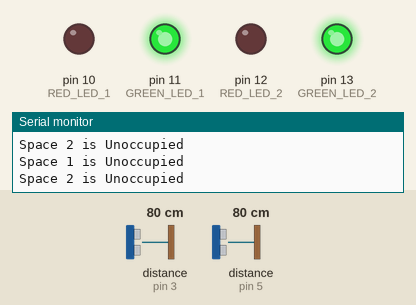
The sketch below on a simulated Arduino Uno, built with avr-gcc and run on an emulated ATmega328P. Parts: output pins drawn as LEDs (lit = HIGH), the last lines printed to the serial monitor. Wiring (inferred from the names in the program): 2 × ultrasonic range finder: trigger pin 2, echo pin 3 / trigger pin 4, echo pin 5. The test bench sets the inputs (shaded band); at power-on: distance to the obstacle (sensors on pin 3, pin 5) 80 cm. The echo pulse lasts 58.3 µs per cm; pins used as bus, display or sensor lines are not drawn.

Above: at 1.3 s.
1.4 s: distance to the obstacle (sensor on pin 3) set to 13 cm
2.9 s: distance to the obstacle (sensor on pin 3) set to 10 cm
At 3.8 s:
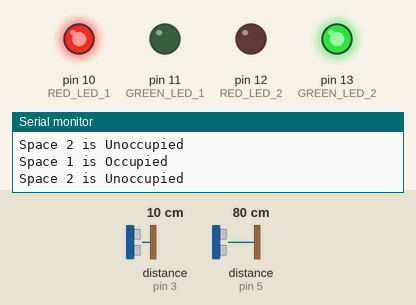
4.5 s: distance to the obstacle (sensor on pin 5) set to 13 cm
7.5 s: distance to the obstacle (sensor on pin 5) set to 10 cm
At 8.7 s:
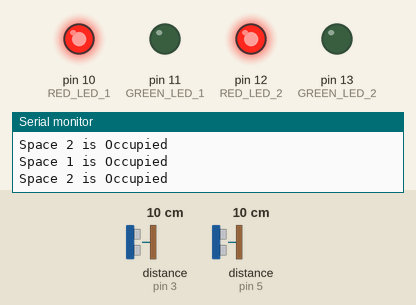
9.0 s: distance to the obstacle (sensor on pin 3) set to 18 cm
At 10.1 s:
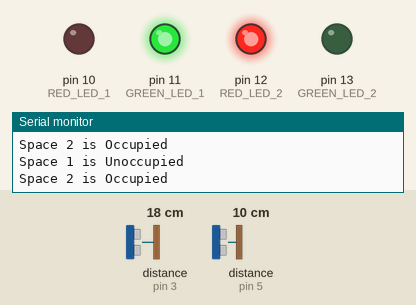
10.6 s: distance to the obstacle (sensor on pin 3) set to 2 cm
At 11.6 s:
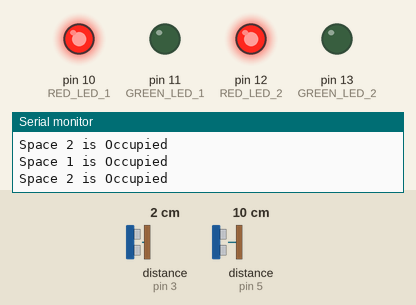
Timing chart, 0 to 13.1 s (numbered marks = the images above; inputs shaded):
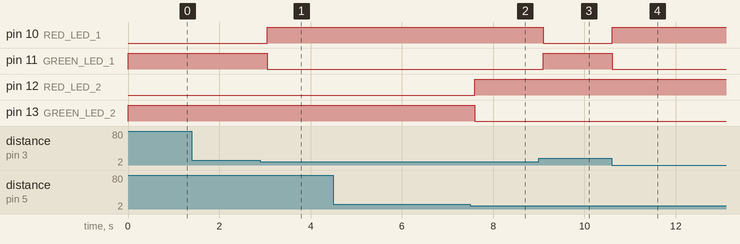

Measured:
- the behaviour switches between 12 and 11 cm on distance to the obstacle (sensor on pin 3) (found by bisection; images 0 and 1)
- the behaviour switches between 12 and 11 cm on distance to the obstacle (sensor on pin 5) (found by bisection; images 1 and 2)
- after the input at 2.9 s, pin 10 (RED_LED_1): LOW → HIGH after 0.15 s; pin 11 (GREEN_LED_1): HIGH → LOW after 0.15 s
- after the input at 7.5 s, pin 12 (RED_LED_2): LOW → HIGH after 0.09 s; pin 13 (GREEN_LED_2): HIGH → LOW after 0.09 s
- after the input at 9.0 s, pin 10 (RED_LED_1): HIGH → LOW after 0.10 s; pin 11 (GREEN_LED_1): LOW → HIGH after 0.10 s
- after the input at 10.6 s, pin 10 (RED_LED_1): LOW → HIGH at once; pin 11 (GREEN_LED_1): HIGH → LOW at once

The sketch:

code.ino
```cpp
// Define pins for ultrasonic sensors and LEDs
#define TRIG_PIN_1 2
#define ECHO_PIN_1 3
#define TRIG_PIN_2 4
#define ECHO_PIN_2 5

#define RED_LED_1 10
#define GREEN_LED_1 11
#define RED_LED_2 12
#define GREEN_LED_2 13

// Threshold distance to detect the car (in centimeters)
const int distanceThreshold = 10;

void setup() {
  // Set up pins for ultrasonic sensors
  pinMode(TRIG_PIN_1, OUTPUT);
  pinMode(ECHO_PIN_1, INPUT);
  pinMode(TRIG_PIN_2, OUTPUT);
  pinMode(ECHO_PIN_2, INPUT);

  // Set up pins for LEDs
  pinMode(RED_LED_1, OUTPUT);
  pinMode(GREEN_LED_1, OUTPUT);
  pinMode(RED_LED_2, OUTPUT);
  pinMode(GREEN_LED_2, OUTPUT);

  Serial.begin(9600); // Start serial communication for debugging
}

void loop() {
  checkSpace(TRIG_PIN_1, ECHO_PIN_1, RED_LED_1, GREEN_LED_1, 1);
  checkSpace(TRIG_PIN_2, ECHO_PIN_2, RED_LED_2, GREEN_LED_2, 2);
  delay(500);  // Delay to avoid excessive polling
}

void checkSpace(int trigPin, int echoPin, int redLed, int greenLed, int spaceNumber) {
  long duration, distance;

  // Send a pulse to trigger the sensor
  digitalWrite(trigPin, LOW);
  delayMicroseconds(2);
  digitalWrite(trigPin, HIGH);
  delayMicroseconds(10);
  digitalWrite(trigPin, LOW);

  // Measure the time it takes for the echo to return
  duration = pulseIn(echoPin, HIGH);
  distance = duration * 0.034 / 2; // Convert the duration to distance in cm

  // Check if a car is present based on the threshold
  if (distance <= distanceThreshold) {
    digitalWrite(redLed, HIGH);    // Turn on red LED (occupied)
    digitalWrite(greenLed, LOW);   // Turn off green LED (unoccupied)
    Serial.print("Space ");
    Serial.print(spaceNumber);
    Serial.println(" is Occupied");
  } else {
    digitalWrite(redLed, LOW);     // Turn off red LED (not occupied)
    digitalWrite(greenLed, HIGH);  // Turn on green LED (unoccupied)
    Serial.print("Space ");
    Serial.print(spaceNumber);
    Serial.println(" is Unoccupied");
  }
}
```
